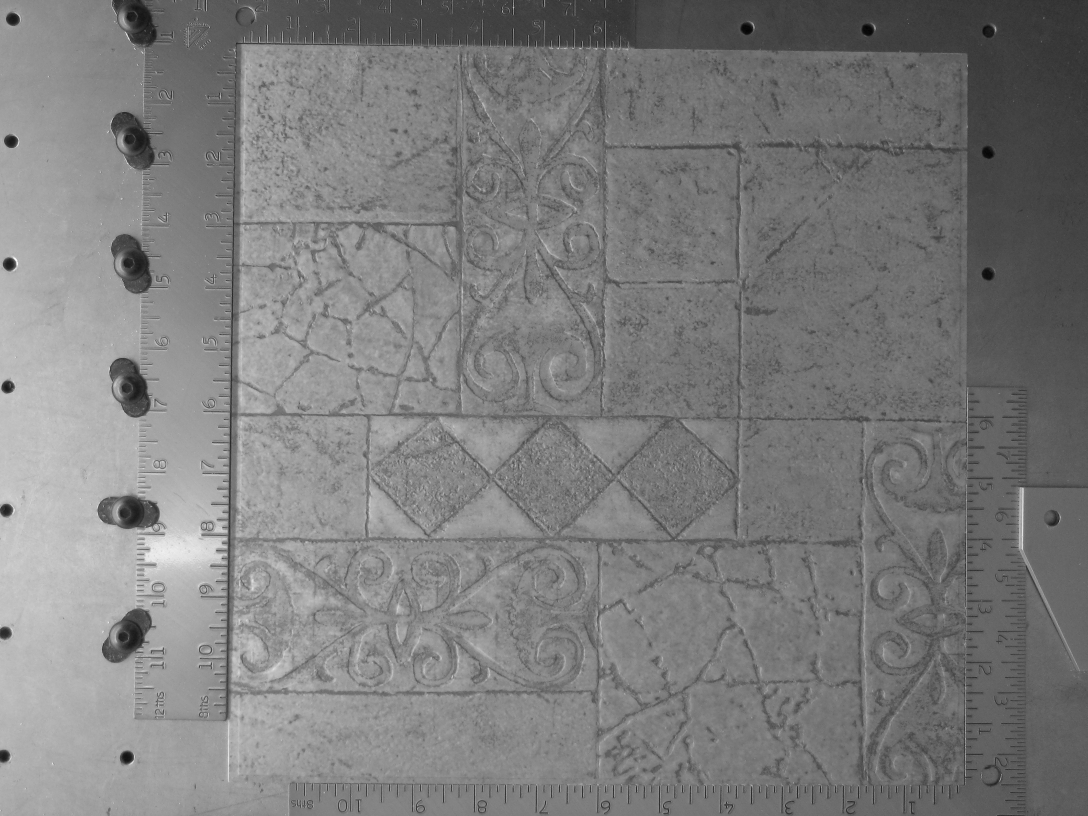
%> input picture Tile_Image_00000.jpg, 3264 x 2448 px (shown at 1/3 size)
$ octave preprocessing.m   (GNU Octave 9; MATLAB toolbox functions it lacks are replaced by stand-ins)
%> lines starting %> are read from the running program, lines starting %| are printed output that depends on the picture
I=imread('Tile_Image_00000.jpg');% reading the initial image
I=rgb2gray(I);%change the initial image to grayscale
pixs=[256;256];%size of the output image
I=I(160:2300, 740:2880);% Omitting the useless parts of the image borders
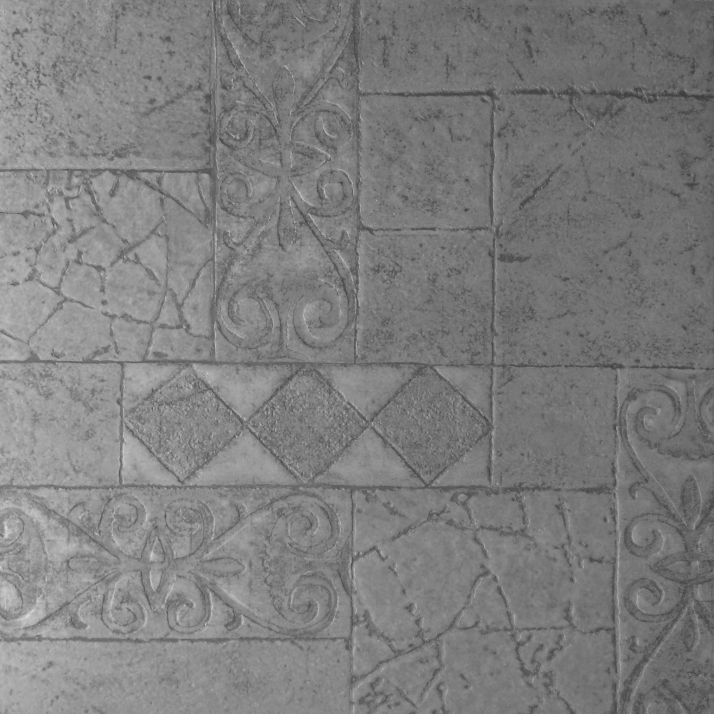
%> I: size 2141x2141 uint8 (shown at 1/3 size); min 38, max 230, mean 125.8
I=imresize(I,pixs');%resize the image to the preferred size
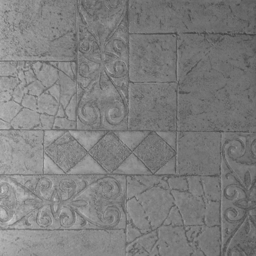
%> I: size 256x256 uint8; min 62, max 207, mean 125.8
BG=imopen(I,strel('disk',15)); %Estimating the Value of Background Pixels
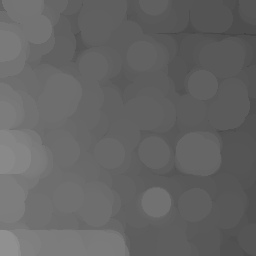
%> BG: size 256x256 uint8; min 62, max 144, mean 100.2
Iunfrm=imsubtract(I,BG); %Create an Image with a Uniform Background
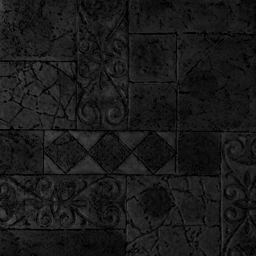
%> Iunfrm: size 256x256 uint8; min 0, max 83, mean 25.6
Iadjust=imadjust(Iunfrm); %Adjusting the contrast-see imadjust for details
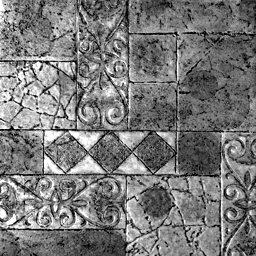
%> Iadjust: size 256x256 uint8; min 0, max 255, mean 120.8
Ires=imresize(Iadjust,pixs'); %Resizing
